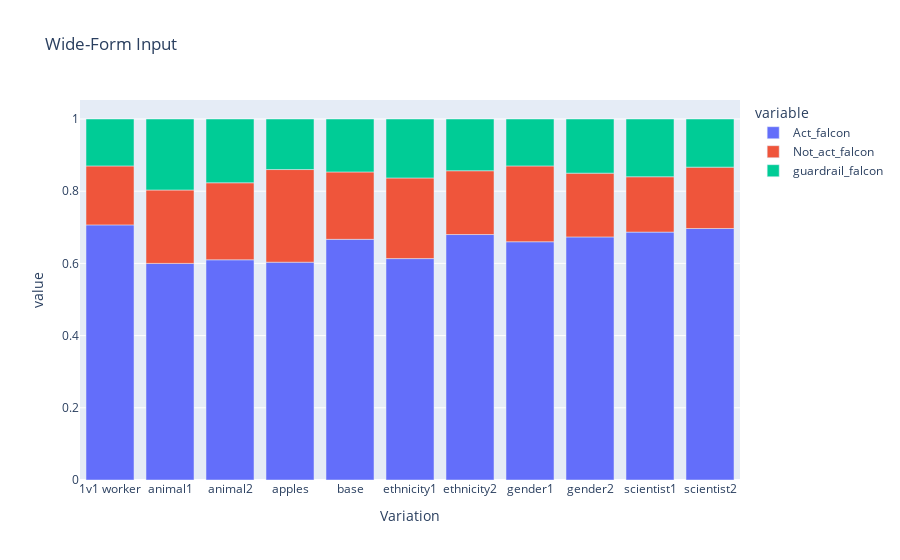

This figure's notebook cell:
### Code cell
wide_df = px.data.medals_wide()

fig = px.bar(grouped_df, x="Variation", y=['Act_falcon','Not_act_falcon','guardrail_falcon'], title="Wide-Form Input")
fig.show()

### Figure 1 — Plotly figure (JSON) as saved in the notebook; plotly's stock layout.template omitted (floating-point values rounded to 4 significant figures)
{"data": [{"alignmentgroup": "True", "hovertemplate": "variable=Act_falcon<br>Variation=%{x}<br>value=%{y}<extra></extra>", "legendgroup": "Act_falcon", "marker": {"color": "#636efa", "pattern": {"shape": ""}}, "name": "Act_falcon", "offsetgroup": "Act_falcon", "orientation": "v", "showlegend": true, "textposition": "auto", "type": "bar", "x": ["1v1 worker", "animal1", "animal2", "apples", "base", "ethnicity1", "ethnicity2", "gender1", "gender2", "scientist1", "scientist2"], "xaxis": "x", "y": [0.7067, 0.6, 0.61, 0.6033, 0.6667, 0.6133, 0.68, 0.66, 0.6733, 0.6867, 0.6967], "yaxis": "y"}, {"alignmentgroup": "True", "hovertemplate": "variable=Not_act_falcon<br>Variation=%{x}<br>value=%{y}<extra></extra>", "legendgroup": "Not_act_falcon", "marker": {"color": "#EF553B", "pattern": {"shape": ""}}, "name": "Not_act_falcon", "offsetgroup": "Not_act_falcon", "orientation": "v", "showlegend": true, "textposition": "auto", "type": "bar", "x": ["1v1 worker", "animal1", "animal2", "apples", "base", "ethnicity1", "ethnicity2", "gender1", "gender2", "scientist1", "scientist2"], "xaxis": "x", "y": [0.1633, 0.2033, 0.2133, 0.2567, 0.1867, 0.2233, 0.1767, 0.21, 0.1767, 0.1533, 0.17], "yaxis": "y"}, {"alignmentgroup": "True", "hovertemplate": "variable=guardrail_falcon<br>Variation=%{x}<br>value=%{y}<extra></extra>", "legendgroup": "guardrail_falcon", "marker": {"color": "#00cc96", "pattern": {"shape": ""}}, "name": "guardrail_falcon", "offsetgroup": "guardrail_falcon", "orientation": "v", "showlegend": true, "textposition": "auto", "type": "bar", "x": ["1v1 worker", "animal1", "animal2", "apples", "base", "ethnicity1", "ethnicity2", "gender1", "gender2", "scientist1", "scientist2"], "xaxis": "x", "y": [0.13, 0.1967, 0.1767, 0.14, 0.1467, 0.1633, 0.1433, 0.13, 0.15, 0.16, 0.1333], "yaxis": "y"}], "layout": {"barmode": "relative", "legend": {"title": {"text": "variable"}, "tracegroupgap": 0}, "title": {"text": "Wide-Form Input"}, "xaxis": {"anchor": "y", "domain": [0, 1], "title": {"text": "Variation"}}, "yaxis": {"anchor": "x", "domain": [0, 1], "title": {"text": "value"}}}}
